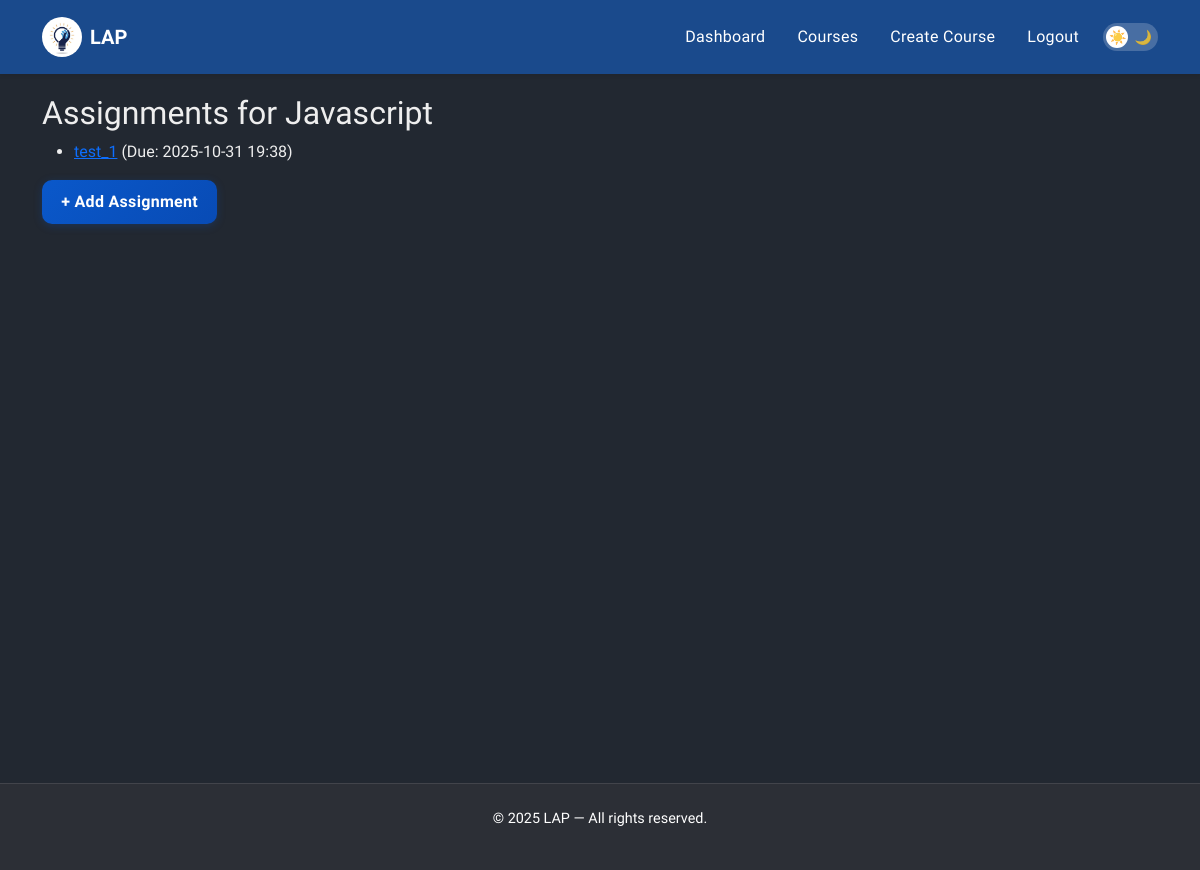
Page /courses/courses/3/assignments/ (signed in) on the earlier database version.
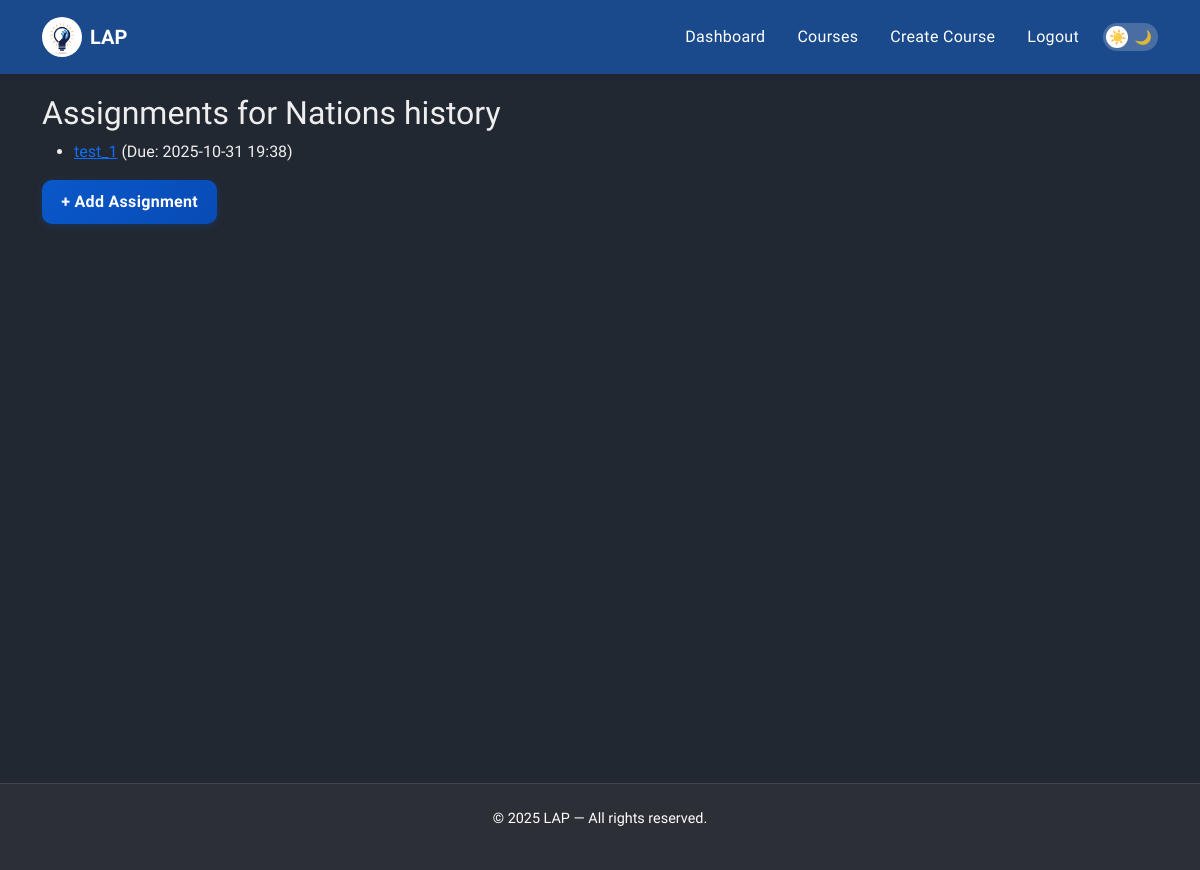
Same page on the later database version.
### courses/models.py (models this page shows, shortened)
class Course(models.Model):
    title = models.CharField(max_length=200)
    description = models.TextField()
    category = models.ForeignKey(Category, on_delete=models.SET_NULL, null=True, blank=True)
    created_by = models.ForeignKey(User, on_delete=models.CASCADE)
    created_at = models.DateTimeField(auto_now_add=True)

### courses/views.py (the view)
# urls.py: path('courses/<int:course_id>/assignments/', views.assignment_list, name='assignment_list'),
@login_required
def assignment_list(request, course_id):
    course = get_object_or_404(Course, id=course_id)
    assignments = course.assignments.all()
    return render(request, 'assignments/assignment_list.html', {
        'course': course,
        'assignments': assignments,
    })

### courses/context_processors.py (called while the page is built)
def categories(request):
    return {
        'categories': Category.objects.all()
    }

### templates/assignments/assignment_list.html
{% extends 'base.html' %}
{% block content %}
<h2>Assignments for {{ course.title }}</h2>
<ul>
  {% for a in assignments %}
    <li>
      <a href="{% url 'submit_assignment' a.id %}">{{ a.title }}</a>
      (Due: {{ a.due_date|date:"Y-m-d H:i" }})
    </li>
  {% empty %}
    <p>No assignments yet.</p>
  {% endfor %}
</ul>
{% if user.profile.is_instructor and course.created_by == user %}
  <a href="{% url 'create_assignment' course.id %}" class="btn btn-success">+ Add Assignment</a>
{% endif %}
{% endblock %}

Differences in the rows shown:
changed Course: title "Javascript" → "Nations history"
